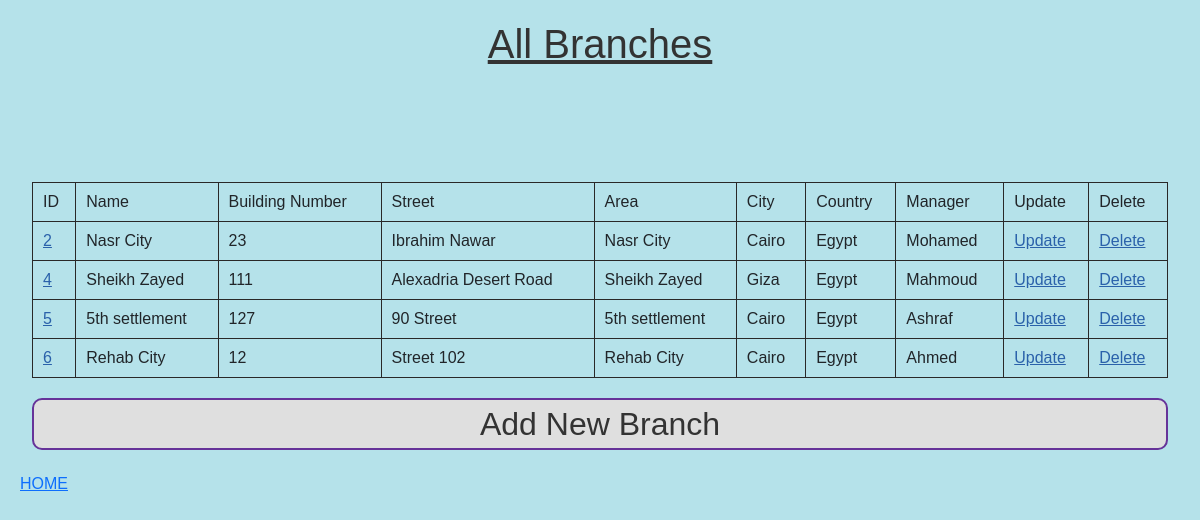
The page /branches/ on the database its author committed.
### Branches/models.py (models this page shows, shortened)
class Branch(models.Model):
    name = models.CharField(max_length=50)
    buildingNumber = models.IntegerField(blank=True, null=True)
    street = models.CharField(max_length=50)
    area = models.CharField(max_length=50)
    city = models.CharField(max_length=50)
    country = models.CharField(max_length=50)
    manager = models.ForeignKey("Employees.Employee", on_delete=models.CASCADE, blank=True, null=True)

### Employees/models.py (models this page shows)
class Employee(models.Model):
    name = models.CharField(max_length=50)
    age = models.IntegerField(blank=True, null=True)
    email = models.EmailField(blank=True, null=True)
    phone = models.IntegerField(blank=True, null=True)
    currentBranch = models.ForeignKey("Branches.Branch", null=True,on_delete=models.SET_NULL)
    def __str__(self):
        return self.name

### Branches/views.py (the view)
# urls.py: path('', Read_view),
def Read_view(request):
    context = {}
    context["data"] = Branch.objects.all()
    return render(request, 'BranchRead.html', context)

### templates/BranchRead.html (shortened to what this page needs)
<html lang="en">
<head>
    {% load static %}
    <link rel="stylesheet" href="{% static 'bootstrap.css'%}">
    <link rel="stylesheet" href="{% static 'main.css' %}">
</head>
<body>
    <div class="container-fluid">
        <h1>All Branches</h1>
        <table>
            <tr>
                <td>ID</td>
                <td>Name</td>
                <td>Building Number</td>
                <td>Street</td>
                <td>Area</td>
                <td>City</td>
                <td>Country</td>
                <td>Manager</td>
                <td>Update</td>
                <td>Delete</td>
            </tr>
            {% for row in data %}
            <tr>
                <td><a href="{{row.id}}">{{row.id}}</a></td>
                <td>{{row.name}}</td>
                <td>{{row.buildingNumber}}</td>
                <td>{{row.street}}</td>
                <td>{{row.area}}</td>
                <td>{{row.city}}</td>
                <td>{{row.country}}</td>
                <td>{{row.manager}}</td>
                <td><a href="update/{{row.id}}/">Update</a></td>
                <td><a href="delete/{{row.id}}/">Delete</a></td>
            </tr>
            {% endfor %}
        </table>
        <div class="row">
            <div class="col-12">
                <div class="database-select">
                    <a href="create/">Add New Branch</a>
                </div>
            </div>
        </div>
    </div>
    <a href="/">HOME</a>
</body>

### templates/static/main.css (style rules this page uses)
body { font-family: Arial, sans-serif; margin: 20px; background-color: rgb(181, 226, 234); }
h1 { color: #333; text-align: center; text-decoration: underline; margin-bottom: 10%; }
table { width: 100%; border-collapse: collapse; margin-bottom: 20px; }
th, td { padding: 10px; text-align: left; border: 1px solid #292828; }
.entity_box, .database-select { color: #333; border-radius: 10px; border: 2px solid rebeccapurple; text-align: center; font-size: xx-large; margin-bottom: 2%; background-color: #dfdfdf; width: 100%; }
.entity_box a, .database-select a { color: #333; text-decoration: none; }
table a { color: rgb(42, 97, 170); }

### rows shown on the page
Branch: id "2", name "Nasr City", buildingNumber "23", street "Ibrahim Nawar", area "Nasr City", city "Cairo", country "Egypt", manager "Mohamed"
Branch: id "4", name "Sheikh Zayed", buildingNumber "111", street "Alexadria Desert Road", area "Sheikh Zayed", city "Giza", country "Egypt", manager "Mahmoud"
Branch: id "5", name "5th settlement", buildingNumber "127", street "90 Street", area "5th settlement", city "Cairo", country "Egypt", manager "Ashraf"
Branch: id "6", name "Rehab City", buildingNumber "12", street "Street 102", area "Rehab City", city "Cairo", country "Egypt", manager "Ahmed"
